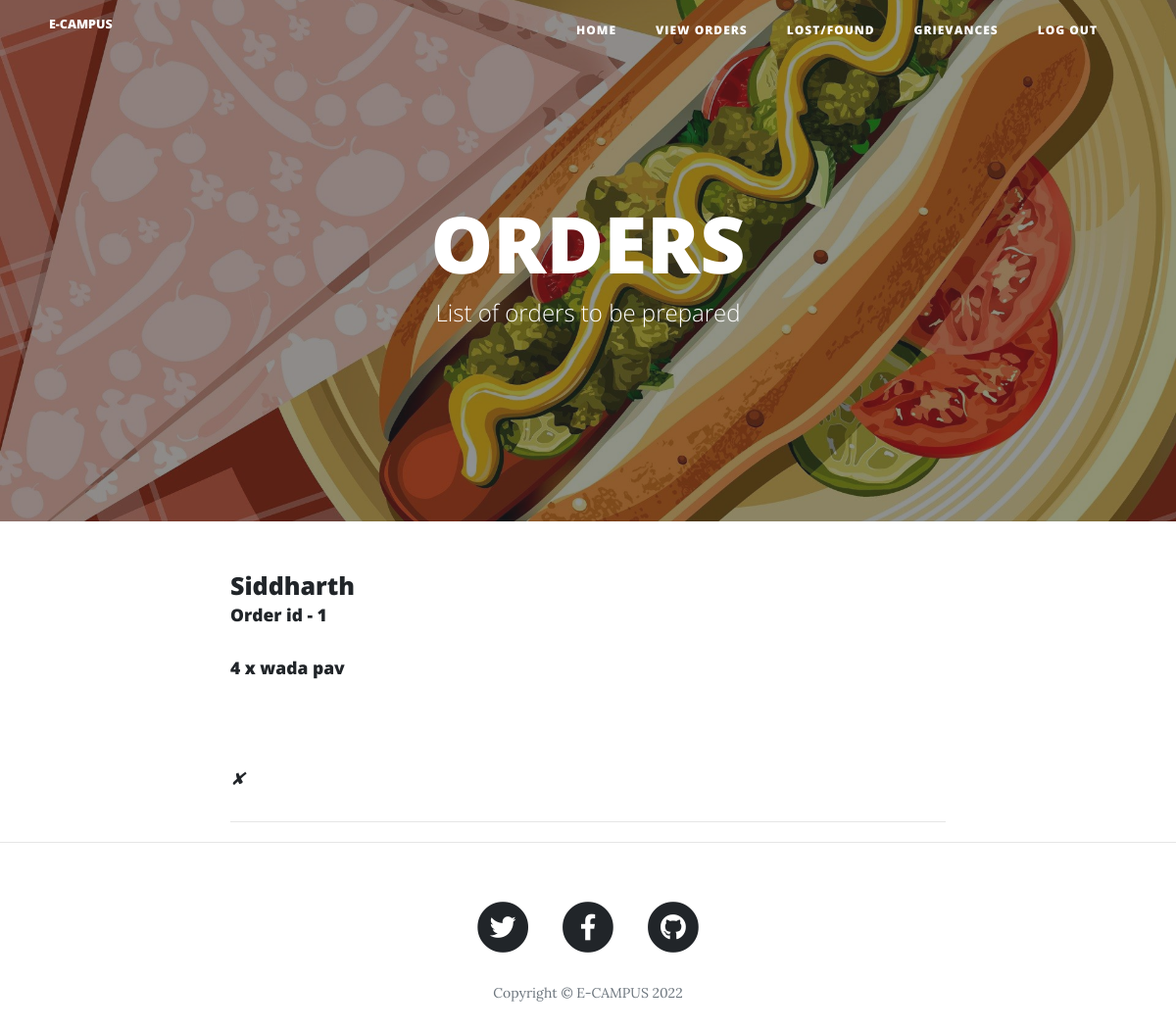
/canteen_admin (signed in), run on the app's committed database.
### app.py (models this page shows)
class Order(db.Model):
    __tablename__ = "order"
    id = db.Column(db.Integer, primary_key=True)
    author_id = db.Column(db.Integer, db.ForeignKey("users.id"))
    order_desc = db.Column(db.Text, nullable=False)
    author = relationship("User", back_populates="order")
    order_id = db.Column(db.Integer, nullable=False)

class User(UserMixin, db.Model):
    __tablename__ = "users"
    id = db.Column(db.Integer, primary_key=True)
    email = db.Column(db.String(100), unique=True)
    password = db.Column(db.String(100))
    name = db.Column(db.String(100))
    posts = relationship("BlogPost", back_populates="author")
    comments = relationship("Comment", back_populates="comment_author")
    lostfoundcomments = relationship("LostFoundComment", back_populates="comment_author")
    lostfound = relationship("LostFound", back_populates="author")
    order = relationship("Order", back_populates="author")

### app.py (the view)
@app.route("/canteen_admin", methods=["GET", "POST"])
def view_orders():
    orders = Order.query.all()
    return render_template("canteen_orders.html", orders=orders)

### app.py (called while the page is built)
@login_manager.user_loader
def load_user(user_id):
    return User.query.get(int(user_id))

### templates/canteen_orders.html (shortened to what this page needs)
{% extends 'bootstrap/base.html' %}
{% import "bootstrap/wtf.html" as wtf %}
{% block content %}
{% include "header.html" %}
  <header class="masthead" style="background-image: url('{{ url_for('static', filename='img/foodbg.jpg') }}')">
    <div class="overlay"></div>
    <div class="container">
      <div class="row">
        <div class="col-lg-8 col-md-10 mx-auto">
          <div class="site-heading">
            <h1>ORDERS</h1>
            <span class="subheading">List of orders to be prepared</span>
          </div>
        </div>
      </div>
    </div>
  </header>
  <div class="container">
    <div class="row">
      <div class="col-lg-8 col-md-10 mx-auto">
        {% for order in orders %}
        <div class="post-preview">
            <h1 class="post-title">
              {{order.author.name}}
            </h1>
            <h3 class="post-subtitle">
              Order id - {{order.order_id}}
              {{order.order_desc|safe}}
            </h3>
          <p class="post-meta">
            <a href="{{url_for('delete_order', order_id=order.id) }}">✘</a>
          </p>
        </div>
        <hr>
        {% endfor %}
      </div>
    </div>
  </div>
  <hr>
{% include "footer.html" %}
{% endblock %}

### data on the page
Order: author.name "Siddharth", order_id "1", order_desc "4 x wada pav"
